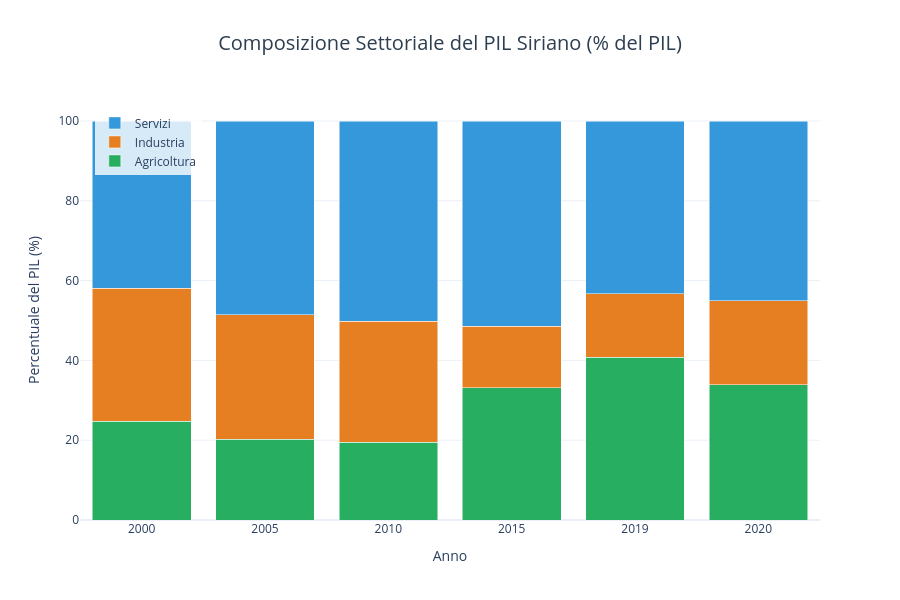

This figure's notebook cell:
### Markdown cell above
## 4. Struttura Settoriale dell'Economia
Analisi della composizione settoriale del PIL e dell'impatto della crisi sui diversi settori.

### Code cell
# Estrazione dati settoriali (% del PIL)
agriculture_data = df[df['Series Code'] == 'NV.AGR.TOTL.ZS'].iloc[0]
industry_data = df[df['Series Code'] == 'NV.IND.TOTL.ZS'].iloc[0]
services_data = df[df['Series Code'] == 'NV.SRV.TOTL.ZS'].iloc[0]

# Preparazione dati per anni recenti
recent_years = ['2000', '2005', '2010', '2015', '2019', '2020']
sector_data = []

for year in recent_years:
    col = f"{year} [YR{year}]"
    if col in df.columns:
        agr = agriculture_data[col]
        ind = industry_data[col]
        srv = services_data[col]
        
        if all(v != '..' for v in [agr, ind, srv]):
            sector_data.append({
                'Anno': year,
                'Agricoltura': float(agr),
                'Industria': float(ind),
                'Servizi': float(srv)
            })

sector_df = pd.DataFrame(sector_data)

# Grafico a barre impilate interattivo
fig_sectors = go.Figure()

fig_sectors.add_trace(go.Bar(
    x=sector_df['Anno'],
    y=sector_df['Agricoltura'],
    name='Agricoltura',
    marker_color='#27ae60',
    hovertemplate='<b>%{x}</b><br>Agricoltura: %{y:.1f}%<extra></extra>'
))

fig_sectors.add_trace(go.Bar(
    x=sector_df['Anno'],
    y=sector_df['Industria'],
    name='Industria',
    marker_color='#e67e22',
    hovertemplate='<b>%{x}</b><br>Industria: %{y:.1f}%<extra></extra>'
))

fig_sectors.add_trace(go.Bar(
    x=sector_df['Anno'],
    y=sector_df['Servizi'],
    name='Servizi',
    marker_color='#3498db',
    hovertemplate='<b>%{x}</b><br>Servizi: %{y:.1f}%<extra></extra>'
))

fig_sectors.update_layout(
    title={
        'text': 'Composizione Settoriale del PIL Siriano (% del PIL)',
        'x': 0.5,
        'xanchor': 'center',
        'font': {'size': 20, 'color': '#2c3e50'}
    },
    barmode='stack',
    xaxis_title='Anno',
    yaxis_title='Percentuale del PIL (%)',
    height=600,
    template='plotly_white',
    legend=dict(x=0.02, y=0.98, bgcolor='rgba(255,255,255,0.8)'),
    hovermode='x unified'
)

fig_sectors.show()

print("\n🏭 Composizione settoriale più recente:")
if len(sector_df) > 0:
    latest = sector_df.iloc[-1]
    print(f"Anno {latest['Anno']}: Agricoltura {latest['Agricoltura']:.1f}%, Industria {latest['Industria']:.1f}%, Servizi {latest['Servizi']:.1f}%")

### Figure 1 — Plotly figure (JSON) as saved in the notebook; plotly's stock layout.template omitted (floating-point values rounded to 4 significant figures)
{"data": [{"hovertemplate": "<b>%{x}</b><br>Agricoltura: %{y:.1f}%<extra></extra>", "marker": {"color": "#27ae60"}, "name": "Agricoltura", "type": "bar", "x": ["2000", "2005", "2010", "2015", "2019", "2020"], "y": [24.73, 20.29, 19.44, 33.13, 40.74, 33.88]}, {"hovertemplate": "<b>%{x}</b><br>Industria: %{y:.1f}%<extra></extra>", "marker": {"color": "#e67e22"}, "name": "Industria", "type": "bar", "x": ["2000", "2005", "2010", "2015", "2019", "2020"], "y": [33.32, 31.19, 30.43, 15.49, 15.92, 21.09]}, {"hovertemplate": "<b>%{x}</b><br>Servizi: %{y:.1f}%<extra></extra>", "marker": {"color": "#3498db"}, "name": "Servizi", "type": "bar", "x": ["2000", "2005", "2010", "2015", "2019", "2020"], "y": [41.95, 48.52, 50.13, 51.38, 43.34, 45.03]}], "layout": {"barmode": "stack", "height": 600, "hovermode": "x unified", "legend": {"bgcolor": "rgba(255,255,255,0.8)", "x": 0.02, "y": 0.98}, "title": {"font": {"color": "#2c3e50", "size": 20}, "text": "Composizione Settoriale del PIL Siriano (% del PIL)", "x": 0.5, "xanchor": "center"}, "xaxis": {"title": {"text": "Anno"}}, "yaxis": {"title": {"text": "Percentuale del PIL (%)"}}}}
